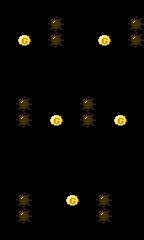

This game map was drawn from its Tiled (.tmx) file and the tilesets committed beside it. A one-line description and the full map source follow:
An orthogonal 9x15 tile map with 16x16 px tiles, 1 tile layer (map).

<map version="1.0" orientation="orthogonal" renderorder="right-down" width="9" height="15" tilewidth="16" tileheight="16" nextobjectid="1">
 <tileset firstgid="1" name="tileset" tilewidth="16" tileheight="16" tilecount="64" columns="8">
  <image source="tileset.png" width="128" height="128" />
 </tileset>
 <layer name="map" width="9" height="15">
  <data encoding="csv">
0,0,0,0,0,0,0,0,0,
0,0,0,1,0,0,0,0,1,
0,25,0,1,0,0,25,0,1,
0,0,0,0,0,0,0,0,0,
0,0,0,0,0,0,0,0,0,
0,0,0,0,0,0,0,0,0,
0,1,0,0,0,1,0,0,0,
0,1,0,25,0,1,0,25,0,
0,0,0,0,0,0,0,0,0,
0,0,0,0,0,0,0,0,0,
0,0,0,0,0,0,0,0,0,
0,0,0,0,0,0,0,0,0,
0,1,0,0,25,0,1,0,0,
0,1,0,0,0,0,1,0,0,
0,0,0,0,0,0,0,0,0
</data>
 </layer>
</map>
